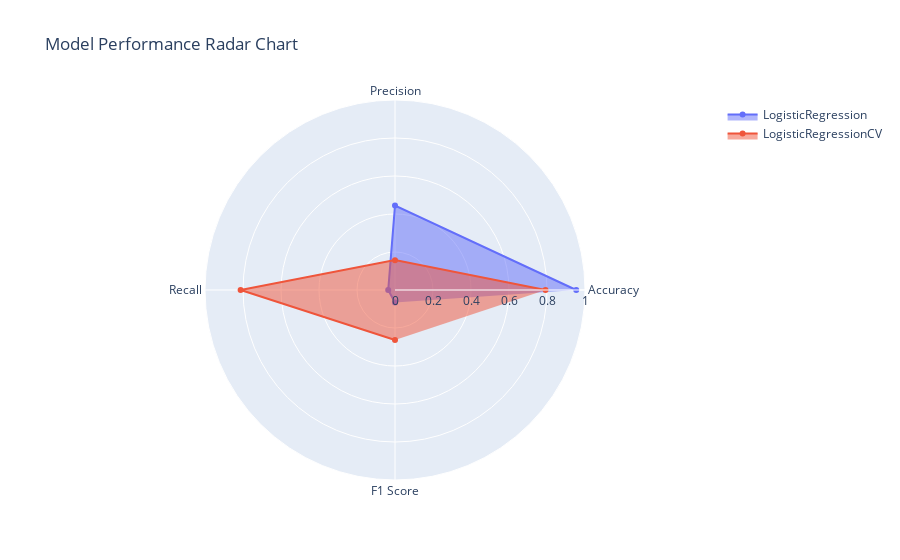

Notebook cell for this chart:
### Code cell
# Radar chart using Plotly Graph Objects - one of my favorite graphs to use for comparisons
metrics = ['Accuracy', 'Precision', 'Recall', 'F1 Score']
fig_radar = go.Figure()

# Adding traces for each model
for i in range(len(comparison_df)):
    fig_radar.add_trace(go.Scatterpolar(
        r=comparison_df.loc[i, metrics].values,
        theta=metrics,
        fill='toself',
        name=comparison_df.loc[i, 'Model']
    ))

fig_radar.update_layout(
    polar=dict(
        radialaxis=dict(visible=True, range=[0, 1])
    ),
    title='Model Performance Radar Chart',
    showlegend=True
)

fig_radar.show()

### Figure 1 — Plotly figure (JSON) as saved in the notebook; plotly's stock layout.template omitted (floating-point values rounded to 4 significant figures)
{"data": [{"fill": "toself", "name": "LogisticRegression", "r": [0.9539, 0.4444, 0.03571, 0.06612], "theta": ["Accuracy", "Precision", "Recall", "F1 Score"], "type": "scatterpolar"}, {"fill": "toself", "name": "LogisticRegressionCV", "r": [0.7922, 0.1572, 0.8125, 0.2634], "theta": ["Accuracy", "Precision", "Recall", "F1 Score"], "type": "scatterpolar"}], "layout": {"polar": {"radialaxis": {"range": [0, 1], "visible": true}}, "showlegend": true, "title": {"text": "Model Performance Radar Chart"}}}
